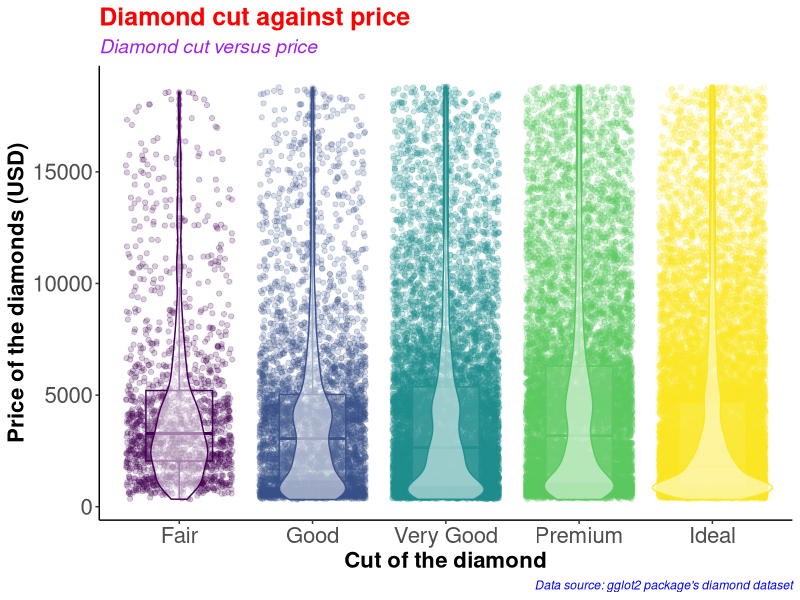
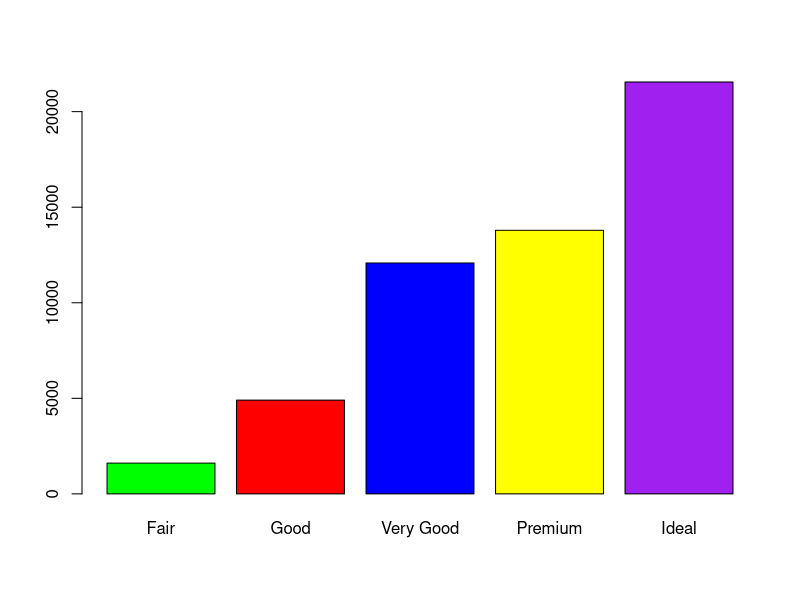
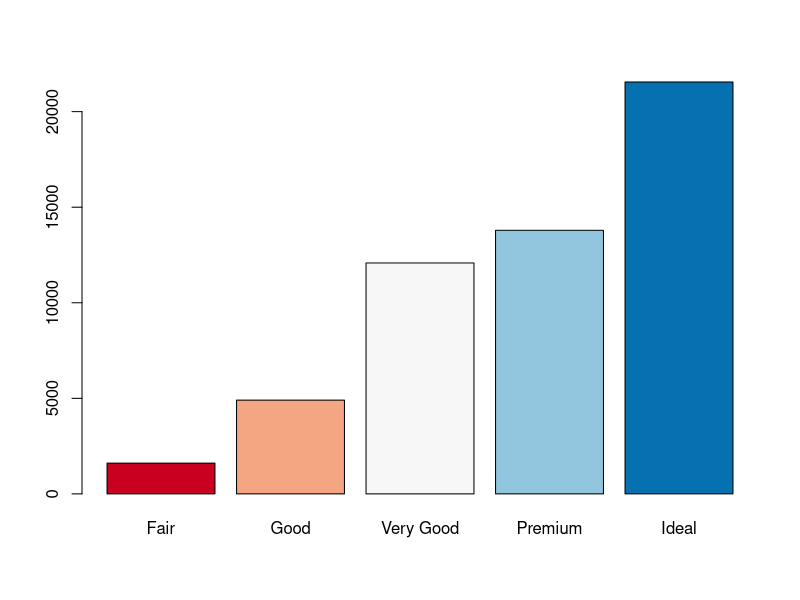
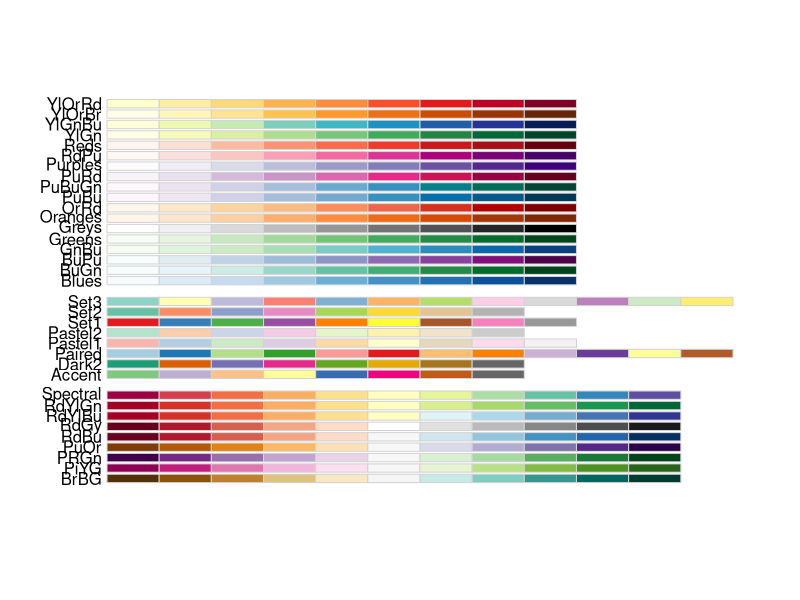
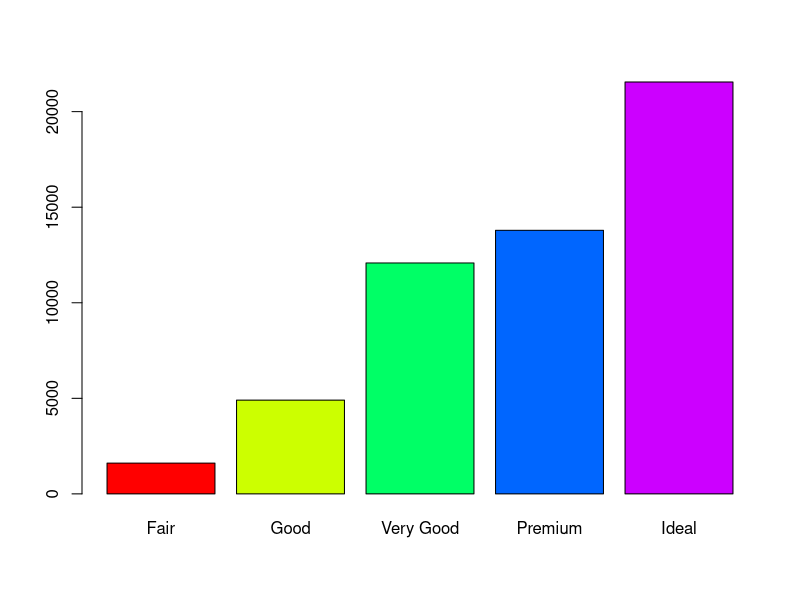
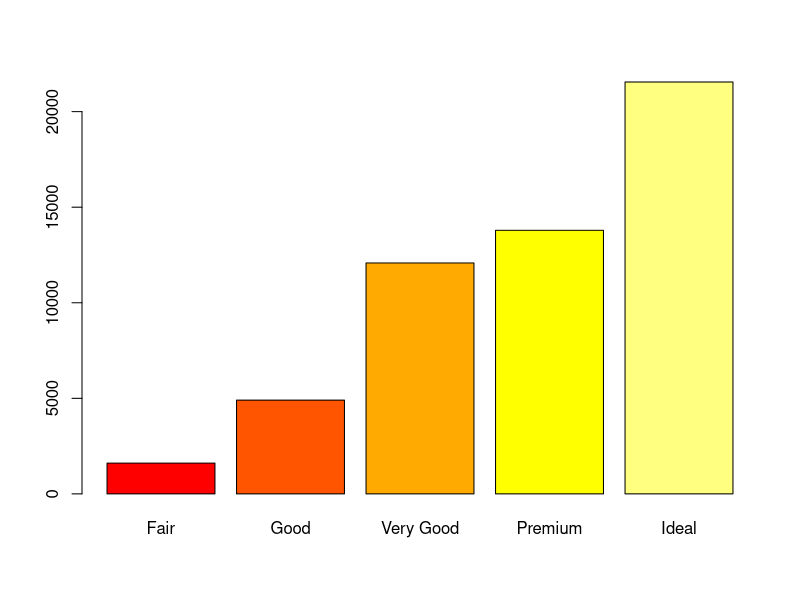
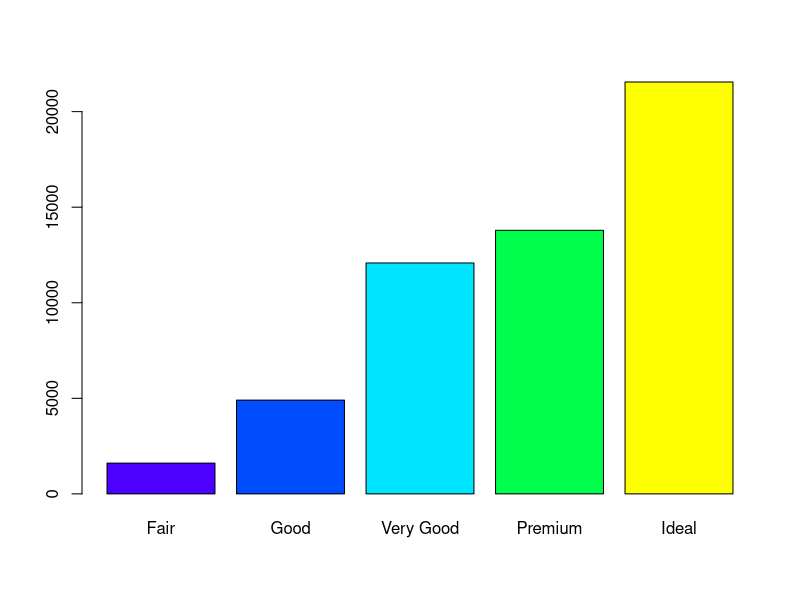
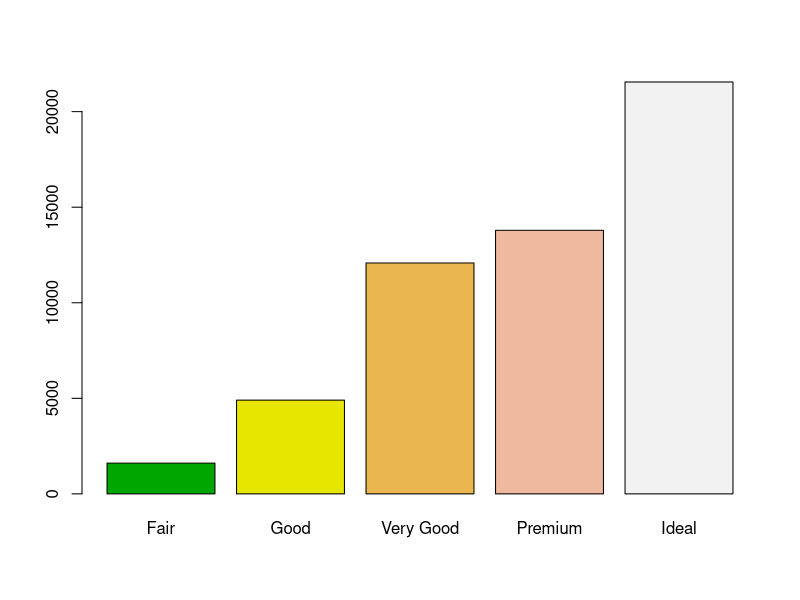

Recreate these plots in R, in order.
#########################################
# Name: Wyclife Agumba Oluoch           #   
# E-mail: wyclifeoluoch@gmail.com       #
# GitHub: https://github.com/Wycology   #
# Task: Boxplot and violin plots in one #
# Date: 4th Jan 2021                    #
# Last edited: 10th Feb 2021            #
#########################################

# Loading the necessary libraries
library(tidyverse)
library(RColorBrewer)

diamonds_df <- diamonds # Cloning the diamonds data to a new object

diamonds_df %>% # Picking the data
  ggplot(aes(x = cut, y = price, color = cut)) + # Adding the mapping variables
  geom_point(position = "jitter", alpha = 0.2) + # Adding jitter and alpha
  geom_boxplot(alpha = 0.1, width = 0.5) + # Modifying dimensions of the boxplot 
  geom_violin(alpha = 0.5) + # Adding violin plot on top of the box and jitter
  theme_classic() + # Adding my preferred theme for publication.
  theme(legend.position = "none") + # Removing the legend; it is on the x-axis
  labs(x = "Cut of the diamond",
       y = "Price of the diamonds (USD)",
       title = "Diamond cut against price",
       subtitle = "Diamond cut versus price",
       caption = "Data source: gglot2 package's diamond dataset") +
  theme(axis.text=element_text(size=16),
        axis.title=element_text(size=16,face="bold")) +
  theme(plot.title = element_text(color = 'red', size = 18, face = 'bold'),
        plot.subtitle = element_text(color = 'purple', size = 14, face = 'italic'),
        plot.caption = element_text(color = 'blue', face = 'italic'))

diamonds %>% 
  filter(cut == 'Very Good') %>% 
  nrow()

diamonds %>% 
  select(cut) %>% 
  table() %>% 
  barplot(col = c('green', 'red', 'blue', 'yellow', 'purple'))

# Instead of specifying the colors, we can simply use the color brewer panel 

diamonds %>% 
  select(cut) %>% 
  table() %>% 
  barplot(col = brewer.pal(n = 5, name = "RdBu"))
# To display more brewer colors options to use, run the following function:

display.brewer.all()

# Can also use rainbow colors

diamonds %>% 
  select(cut) %>% 
  table() %>% 
  barplot(col = rainbow(5))

# Can also use heat.colors
diamonds %>% 
  select(cut) %>% 
  table() %>% 
  barplot(col = heat.colors(5))

# Can also use topographic colors

diamonds %>% 
  select(cut) %>% 
  table() %>% 
  barplot(col = topo.colors(5))

# Can also use terrain colors
diamonds %>% 
  select(cut) %>% 
  table() %>% 
  barplot(col = terrain.colors(5))

# Can also use cm.colors
diamonds %>% 
  select(cut) %>% 
  table() %>% 
  barplot(col = cm.colors(5))

?getData
# That is awesome. Good for the day.
